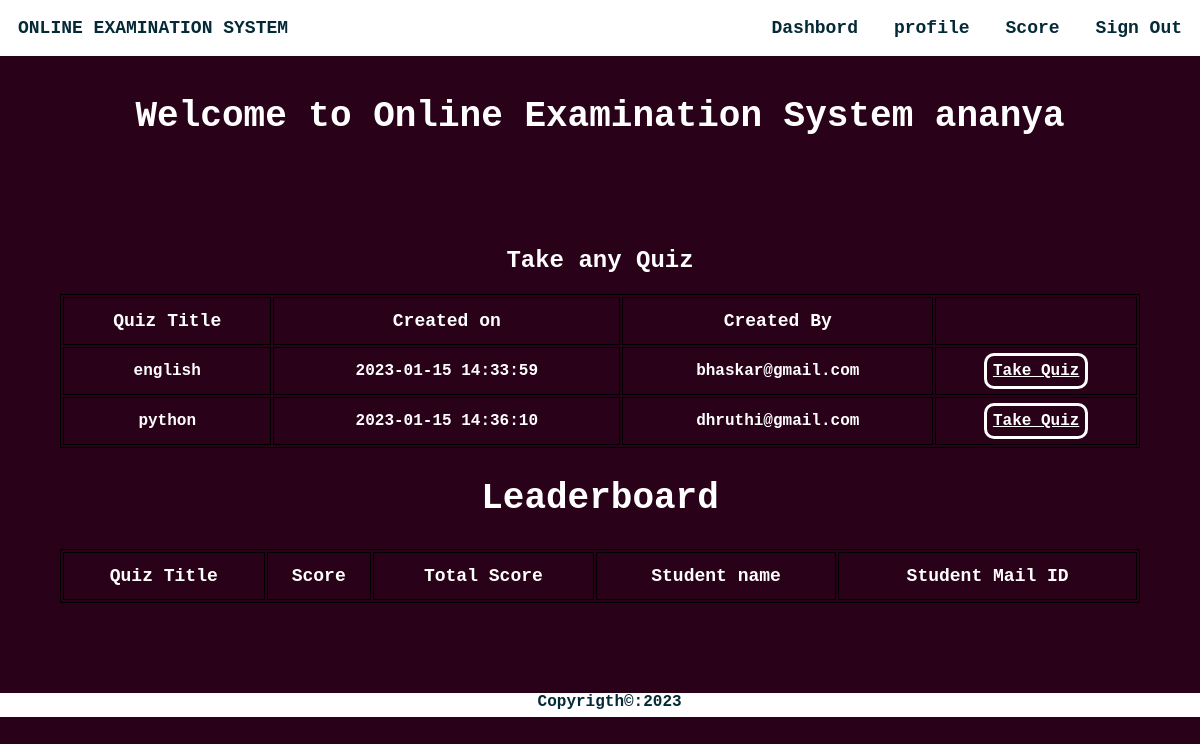
/homestud.php (signed in), run on the app's committed database.
### tables this page shows
CREATE TABLE IF NOT EXISTS `student` (
  `usn` varchar(10) NOT NULL,
  `name` varchar(20) NOT NULL,
  `mail` varchar(30) NOT NULL,
  `phno` varchar(10) NOT NULL,
  `gender` varchar(1) NOT NULL,
  `DOB` varchar(10) NOT NULL,
  `pw` varchar(200) NOT NULL,
  `dept` varchar(3) DEFAULT NULL,
  PRIMARY KEY (`mail`),
  UNIQUE KEY `mail` (`mail`),
  UNIQUE KEY `phno` (`phno`),
  UNIQUE KEY `usn` (`usn`),
  KEY `dept` (`dept`)
);

CREATE TABLE IF NOT EXISTS `quiz` (
  `quizid` int(11) NOT NULL AUTO_INCREMENT,
  `quizname` varchar(20) NOT NULL,
  `date_created` timestamp NOT NULL DEFAULT CURRENT_TIMESTAMP,
  `mail` varchar(30) DEFAULT NULL,
  PRIMARY KEY (`quizid`),
  KEY `mail` (`mail`)
);

### homestud.php (the view, shortened to what this page needs)
<html>
<head>
</head>
<?php
    $conn = mysqli_connect('localhost', 'root','','online_exam');if (!$conn) {
         echo "<script>alert(\"Database error retry after some time !\")</script>";
}
?>
<body style="color: #fff !important;font-weight:bolder;margin: 0 !important;font-weight: bolder !important;font-family: 'Courier New', Courier, monospace;">
    <div style="background-color: #29021A ;height: auto;">
        <div class="navbar" style="display: inline-flex;width: 100%;color:#042A38;position:fixed;">
            <section style="margin: 1.5vw;">ONLINE EXAMINATION SYSTEM</section>
            <ul style="display: inline-flex;padding: 0 !important;margin: 0;float: right;right: 0;position: fixed;width: 50vw;">
                <li onclick="dash()">Dashbord</li>
                <li onclick="prof()">profile</li>
                <li onclick="score()">Score</li>
                <li onclick="lo()">Sign Out</li>
            </ul>
        </div><br><br>
        <?php
        $type1 = $_SESSION["type"];
        $username1 = $_SESSION["username"];
        $sql = "select * from " . $type1 . " where mail='{$username1}'";
        $res =   mysqli_query($conn, $sql);
        if ($res == true) {
            while ($row = mysqli_fetch_array($res)) {
                $dbname = $row['name'];
            }
        }
        ?>
        <center><section style="width:100vw;margin:0vw;margin-top:5vw;font-size:3vw;">Welcome to Online Examination System&nbsp;<?php echo $dbname ?></section></center>
        <section style="color:#fff !important"><br><br><br><br><br>
        <?php
            $sql ="select * from quiz";
            $res=mysqli_query($conn,$sql);
            if($res)
            {
                echo "<center><h1 style=\"font-size:2vw;\">Take any Quiz</h1></center>";
                echo "<center><table><thead><tr><td>Quiz Title</td><td>Created on</td><td>Created By</td><td>  </td></tr></thead>";
                while ($row = mysqli_fetch_assoc($res)) {
                    echo "<tr><td>".$row["quizname"]."</td><td>".$row["date_created"]."</td><td>".$row["mail"]."</td><td><a id=\"tq\" href='takeq.php?qid=".$row['quizid']."'>Take Quiz</button></tr>";
                }
                echo "</table></center>";
            }
            ?>
        </section>
            <section style="color:#fff !important">
            <?php
            $sql="call leaderboard;";
            $res=mysqli_query($conn,$sql);
            if($res)
            {
                echo "<center><h1 style=\"font-size: 3vw\">Leaderboard</h1></center>";
                echo "<table id=\"le\"><thead><tr><td>Quiz Title</td><td>Score</td><td>Total Score</td><td>Student name</td><td>Student Mail ID</td></tr></thead>";
                echo "</table><br><br><br>";
            }
            else{
                echo mysqli_error($conn);
            }
            ?>
        </section>
    </div>
    <?php require("footer.php");?>
</body>
</html>

### homestud.php (style rules this page uses)
body { background-color: #29021A !important; }
li { margin: 1.5vw; font-size: 1.5vw !important; }
ul { list-style: none; width: auto !important; font-weight: 2vw !important; }
.navbar { background-color: white !important; font-size: 1.5vw !important; }
a { text-decoration: none; color: #fff; }
table { width: 90vw; margin-left: 5vw; margin-right: 5vw; align-content: center; border: 1px solid black; }
thead { font-weight:900; font-size: 1.5vw; }
td { width: auto; border: 1px solid black; text-align: center; height: 4vw; font-weight: bold; }
#tq { text-decoration: underline; border: 3px solid #fff; padding: 0.5vw; border-radius: 10px; }
#le { margin-bottom: 2vw; }

### data on the page
student: name "ananya"
quiz: quizname "english", date_created "2023-01-15 14:33:59", mail "bhaskar@gmail.com"
quiz: quizname "python", date_created "2023-01-15 14:36:10", mail "dhruthi@gmail.com"
